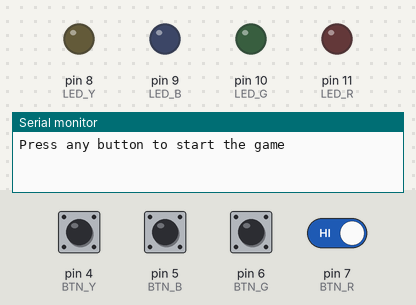
The sketch below on a simulated Arduino Uno, built with avr-gcc and run on an emulated ATmega328P. Parts: output pins drawn as LEDs (lit = HIGH), the last lines printed to the serial monitor. Inputs (shaded band) come from the test bench; at power-on: pin 4 (BTN_Y), pin 5 (BTN_B), pin 6 (BTN_G), pin 7 (BTN_R) HIGH. Random numbers use the default seed unless the sketch sets one.

Above: at 1.8 s.
1.9 s: pin 4 (BTN_Y) pulled LOW for 0.15 s
At 3.5 s:
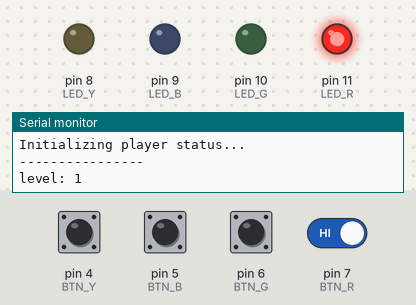
4.7 s: pin 4 (BTN_Y) driven LOW and pin 7 (BTN_R) driven LOW
At 12.7 s:
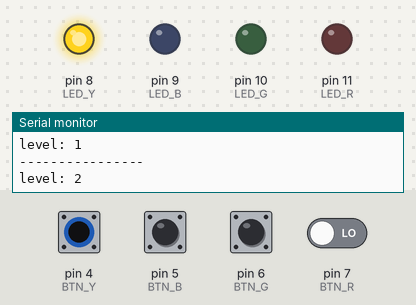
Timing chart, 0 to 15.7 s (numbered marks = the images above; inputs shaded):
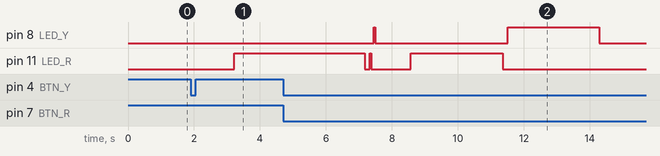

The sketch:

main.ino
```cpp
const int LED_R = 11;
const int LED_G = 10;
const int LED_B = 9;
const int LED_Y = 8;

const int BTN_R = 7;
const int BTN_G = 6;
const int BTN_B = 5;
const int BTN_Y = 4;

const int PIN_DISCONNECTED = 0;

const unsigned long DEBAUNCE_TIME = 25;
const unsigned long LED_OFF_TIME = 50;
const unsigned long BLINK_TIME = 100;
const unsigned long CONTEXT_CHANGE_TIME = 1000;

int level = 1;
String sequence = "";

int sequenceSize = 0;
int i = 0;

bool isNotPressedBtnR = false;
bool isNotPressedBtnG = false;
bool isNotPressedBtnB = false;
bool isNotPressedBtnY = false;

bool hasNotPressedBtnR = true;
bool hasNotPressedBtnG = true;
bool hasNotPressedBtnB = true;
bool hasNotPressedBtnY = true;

void setup()
{
  pinMode(LED_R, OUTPUT);
  pinMode(LED_G, OUTPUT);
  pinMode(LED_B, OUTPUT);
  pinMode(LED_Y, OUTPUT);

  pinMode(BTN_R, INPUT_PULLUP);
  pinMode(BTN_G, INPUT_PULLUP);
  pinMode(BTN_B, INPUT_PULLUP);
  pinMode(BTN_Y, INPUT_PULLUP);

  Serial.begin(9600);

  /* if an analog input pin is unconnected,
  its noise can cause the call to randomSeed() to generate
  different seed numbers each time the sketch runs.
  randomSeed() will then shuffle the random function. */
  randomSeed(analogRead(PIN_DISCONNECTED));
}

void loop()
{
  if (level == 1) {                           // se o nível for inicial
    delay(CONTEXT_CHANGE_TIME);
    Serial.println("Press any button to start the game");
    while(digitalRead(BTN_R) && digitalRead(BTN_G) &&
      digitalRead(BTN_B) && digitalRead(BTN_Y));
    delay(DEBAUNCE_TIME);

    Serial.println("New game started!");
    initPlayerStatus();
  }

  delay(CONTEXT_CHANGE_TIME);
  Serial.println("----------------");
  Serial.print("level: ");
  Serial.println(level);

  showSequence();

  i = 0;
  sequenceSize = sequence.length();
  while(i < sequenceSize) {                     // aguardar usuário pressionar botões até errar ou acertar a sequência

    isNotPressedBtnR = digitalRead(BTN_R);
    if (isNotPressedBtnR) {                     // se o botão não está pressionado
      hasNotPressedBtnR = true;                 // tenho que o botão não foi pressionado
    } else if (hasNotPressedBtnR) {             // se o botão está pressionado E tenho que ele não foi pressionado
      hasNotPressedBtnR = false;                // agora tenho que o botão foi pressionado

      blinkLed(LED_R, BLINK_TIME);
      delay(DEBAUNCE_TIME);

      if ('R' != sequence.charAt(i)) {          // se caractere referente ao botão não coincidir com a sequência
        break;                                  // quebrar iteração
      }

      i++;                                      // incrementar índice de varredura da sequência
    }

    isNotPressedBtnG = digitalRead(BTN_G);
    if (isNotPressedBtnG) {                     // se o botão não está pressionado
      hasNotPressedBtnG = true;                 // tenho que o botão não foi pressionado
    } else if (hasNotPressedBtnG) {             // se o botão está pressionado E tenho que ele não foi pressionado
      hasNotPressedBtnG = false;                // agora tenho que o botão foi pressionado

      blinkLed(LED_G, BLINK_TIME);
      delay(DEBAUNCE_TIME);

      if ('G' != sequence.charAt(i)) {          // se caractere referente ao botão não coincidir com a sequência
        break;                                  // quebrar iteração
      }

      i++;
    }

    isNotPressedBtnB = digitalRead(BTN_B);
    if (isNotPressedBtnB) {                     // se o botão não está pressionado
      hasNotPressedBtnB = true;                 // tenho que o botão não foi pressionado
    } else if (hasNotPressedBtnB) {             // se o botão está pressionado E tenho que ele não foi pressionado
      hasNotPressedBtnB = false;                // agora tenho que o botão foi pressionado

      blinkLed(LED_B, BLINK_TIME);
      delay(DEBAUNCE_TIME);

      if ('B' != sequence.charAt(i)) {          // se caractere referente ao botão não coincidir com a sequência
        break;                                  // quebrar iteração
      }

      i++;
    }

    isNotPressedBtnY = digitalRead(BTN_Y);
    if (isNotPressedBtnY) {                     // se o botão não está pressionado
      hasNotPressedBtnY = true;                 // tenho que o botão não foi pressionado
    } else if (hasNotPressedBtnY) {             // se o botão está pressionado E tenho que ele não foi pressionado
      hasNotPressedBtnY = false;                // agora tenho que o botão foi pressionado

      blinkLed(LED_Y, BLINK_TIME);
      delay(DEBAUNCE_TIME);

      if ('Y' != sequence.charAt(i)) {          // se caractere referente ao botão não coincidir com a sequência
        break;                                  // quebrar iteração
      }

      i++;
    }
  }
  if (i == sequenceSize) {                    // se a partida foi vencida
    levelUp();                                // subir nível
  } else {
    Serial.println("Game Over!");
    level = 1;                                // reiniciar nível
  }
}

void initPlayerStatus()
{
  Serial.print("Initializing player status");
  delay(BLINK_TIME);
  Serial.print(".");
  delay(BLINK_TIME);
  Serial.print(".");
  delay(BLINK_TIME);
  Serial.println(".");

  hasNotPressedBtnR = hasNotPressedBtnG = hasNotPressedBtnB = hasNotPressedBtnY = true;
  sequence = "";
  incSequence();
}

void levelUp()
{
  level++;
  incSequence();
}

char getRandomBtnChar()
{
  char randomBtnChar;

  switch (random(4)) {
    case 0:
      randomBtnChar = 'R';
      break;
    case 1:
      randomBtnChar = 'G';
      break;
    case 2:
      randomBtnChar = 'B';
      break;
    case 3:
      randomBtnChar = 'Y';
      break;
    default:
      randomBtnChar = '?';
      break;
  }

  return randomBtnChar;
}

void incSequence()
{
  sequence += getRandomBtnChar();
}

void showSequence()
{
  unsigned long duration = (unsigned long) 4000 / sqrt(level);

  for (int i = 0; i < level; i++) {
    switch (sequence[i]) {
      case 'R':
        blinkLed(LED_R, duration);
        break;
      case 'G':
        blinkLed(LED_G, duration);
        break;
      case 'B':
        blinkLed(LED_B, duration);
        break;
      case 'Y':
        blinkLed(LED_Y, duration);
        break;
    }

    delay(BLINK_TIME);
  }
}

void blinkLed(int ledPin, unsigned long duration)
{
  if (2* duration < LED_OFF_TIME) {
    duration = LED_OFF_TIME;
  }

  digitalWrite(ledPin, HIGH);
  delay(duration - LED_OFF_TIME);
  digitalWrite(ledPin, LOW);
  delay(LED_OFF_TIME);
}
```

Measured:
- after the input at 1.9 s, pin 11 (LED_R): LOW → HIGH after 1.3 s
- after the input at 4.7 s, pin 8 (LED_Y): LOW → HIGH after 2.8 s, → LOW 0.05 s later, → HIGH 4.0 s later, → LOW 2.8 s later
